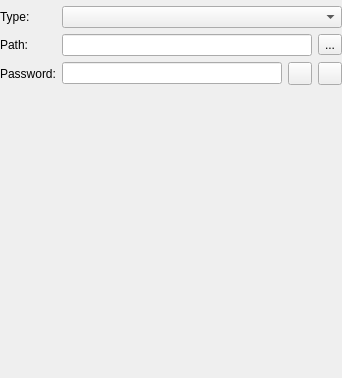
<?xml version="1.0" encoding="UTF-8"?>
<ui version="4.0">
 <class>GroupSharingWidget</class>
 <widget class="QWidget" name="GroupSharingWidget">
  <property name="geometry">
   <rect>
    <x>0</x>
    <y>0</y>
    <width>342</width>
    <height>378</height>
   </rect>
  </property>
  <property name="windowTitle">
   <string>Form</string>
  </property>
  <layout class="QVBoxLayout" name="verticalLayout">
   <property name="leftMargin">
    <number>0</number>
   </property>
   <property name="topMargin">
    <number>0</number>
   </property>
   <property name="rightMargin">
    <number>0</number>
   </property>
   <property name="bottomMargin">
    <number>0</number>
   </property>
   <item>
    <widget class="MessageWidget" name="messageWidget" native="true"/>
   </item>
   <item>
    <layout class="QFormLayout" name="formLayout">
     <item row="2" column="0">
      <widget class="QLabel" name="typeLabel">
       <property name="text">
        <string>Type:</string>
       </property>
      </widget>
     </item>
     <item row="2" column="1">
      <widget class="QComboBox" name="typeComboBox"/>
     </item>
     <item row="3" column="0">
      <widget class="QLabel" name="pathLabel">
       <property name="text">
        <string>Path:</string>
       </property>
      </widget>
     </item>
     <item row="3" column="1">
      <layout class="QHBoxLayout" name="pathLayout">
       <item>
        <widget class="QLineEdit" name="pathEdit"/>
       </item>
       <item>
        <widget class="QToolButton" name="pathSelectionButton">
         <property name="text">
          <string>...</string>
         </property>
        </widget>
       </item>
      </layout>
     </item>
     <item row="4" column="0">
      <widget class="QLabel" name="passwordLabel">
       <property name="text">
        <string>Password:</string>
       </property>
      </widget>
     </item>
     <item row="4" column="1">
      <layout class="QHBoxLayout" name="passwordLayout">
       <item>
        <widget class="PasswordEdit" name="passwordEdit">
         <property name="echoMode">
          <enum>QLineEdit::Password</enum>
         </property>
        </widget>
       </item>
       <item>
        <widget class="QToolButton" name="togglePasswordButton">
         <property name="checkable">
          <bool>true</bool>
         </property>
        </widget>
       </item>
       <item>
        <widget class="QToolButton" name="togglePasswordGeneratorButton">
         <property name="checkable">
          <bool>true</bool>
         </property>
        </widget>
       </item>
      </layout>
     </item>
     <item row="5" column="1">
      <widget class="PasswordGeneratorWidget" name="passwordGenerator" native="true"/>
     </item>
    </layout>
   </item>
   <item>
    <spacer name="verticalSpacer">
     <property name="orientation">
      <enum>Qt::Vertical</enum>
     </property>
     <property name="sizeHint" stdset="0">
      <size>
       <width>20</width>
       <height>40</height>
      </size>
     </property>
    </spacer>
   </item>
  </layout>
 </widget>
 <customwidgets>
  <customwidget>
   <class>PasswordGeneratorWidget</class>
   <extends>QWidget</extends>
   <header>gui/PasswordGeneratorWidget.h</header>
   <container>1</container>
  </customwidget>
  <customwidget>
   <class>PasswordEdit</class>
   <extends>QLineEdit</extends>
   <header>gui/PasswordEdit.h</header>
   <container>1</container>
  </customwidget>
  <customwidget>
   <class>MessageWidget</class>
   <extends>QWidget</extends>
   <header>gui/MessageWidget.h</header>
   <container>1</container>
  </customwidget>
 </customwidgets>
 <resources/>
 <connections/>
</ui>
